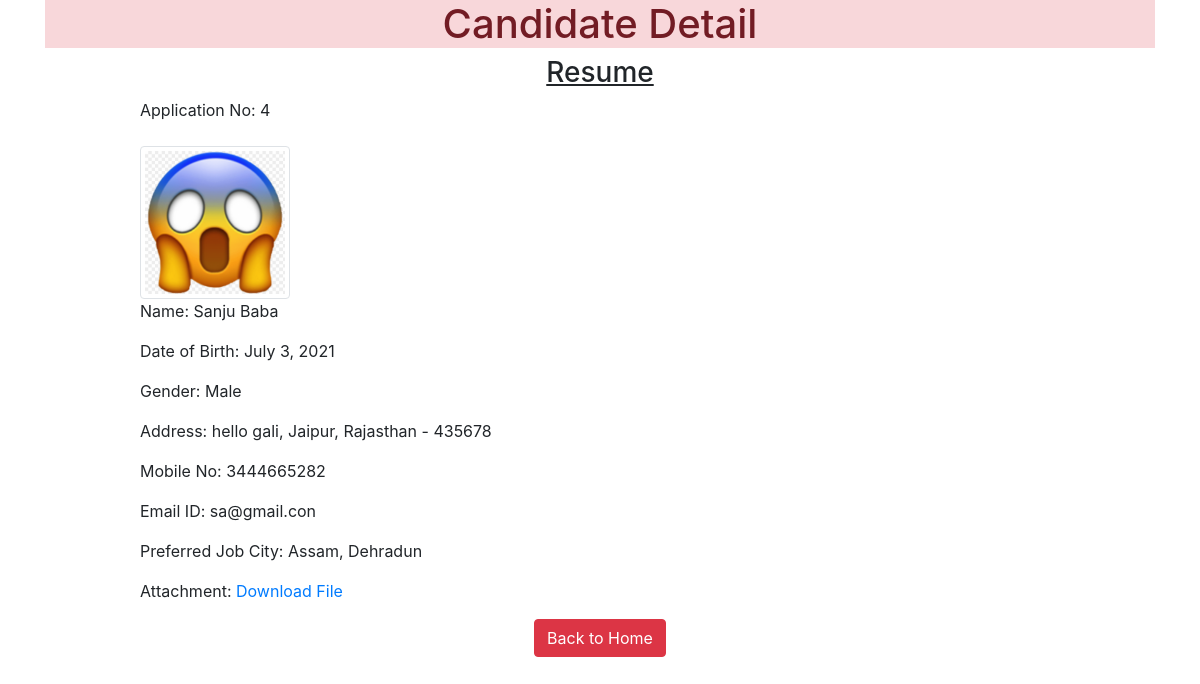
/4, run on the app's committed database.
### myapp/models.py (models this page shows)
class Resume(models.Model):
    name = models.CharField(max_length=100)
    dob = models.DateField(auto_now=False, auto_now_add=False)
    gender = models.CharField(max_length=100)
    locality = models.CharField(max_length=100)
    city = models.CharField(max_length=100)
    pin = models.PositiveIntegerField()
    state = models.CharField(choices=STATE_CHOICE, max_length=100)
    mobile = models.PositiveIntegerField()
    email = models.EmailField()
    job_city = models.CharField(max_length=50)
    profile_image = models.ImageField(upload_to='profileimg', blank=True)
    my_file = models.FileField(upload_to='doc', blank=True)

### myapp/views.py (the view)
# urls.py: path('<int:pk>', views.CandidateView.as_view(), name='candidate'),
class CandidateView(View):
    def get(self, request, pk):
        candidate = Resume.objects.get(pk=pk)
        return render(request, 'myapp/candidate.html', {'candidate': candidate})

### myapp/templatetags/myfilter.py (called while the page is built)
@register.filter(name='remove_special')
def remove_chars(value, arg):
    for character in arg:
        value = value.replace(character, "")
    return value

### myapp/templates/myapp/candidate.html (shortened to what this page needs)
<!doctype html>
{% load myfilter %}
<html lang="en">
  <head>
    <link rel="stylesheet" href="https://maxcdn.bootstrapcdn.com/bootstrap/4.0.0/css/bootstrap.min.css">
  </head>
  <body>
    <div class="container">
    <h1 class="alert-danger text-center">Candidate Detail</h1>
    <div class="row">
    <div class="col-sm-10 offset-sm-1">
    <h3 class="text-center"><u>Resume</u></h3>
    <p>Application No: {{candidate.id}}</p>
    <img src="{{candidate.profile_image.url}}" alt="" class="img-fluid img-thumbnail mt-2" width="150" height="150">
    <p>Name: {{candidate.name}}</p>
    <p>Date of Birth: {{candidate.dob}}</p>
    <p>Gender: {{candidate.gender}}</p>
    <p>Address: {{candidate.locality}}, {{candidate.city}}, {{candidate.state}} - {{candidate.pin}}</p>
    <p>Mobile No: {{candidate.mobile}}</p>
    <p>Email ID: {{candidate.email}}</p>
    <p>Preferred Job City: {{candidate.job_city|remove_special:"[]'"}}</p>
    <p>Attachment: <a href="{{candidate.my_file.url}}">Download File</a> </p>
    <div class="text-center">
    <a href="/" class="btn btn-danger">Back to Home</a>
    </div>
    </div>
    </div>
    </div>
  </body>
</html>

### data on the page
Resume: id "4", profile_image (picture), name "Sanju Baba", dob "July 3, 2021", gender "Male", locality "hello gali", city "Jaipur", state "Rajasthan", pin "435678", mobile "3444665282", email "sa@gmail.con", job_city|remove_special "Assam, Dehradun"
